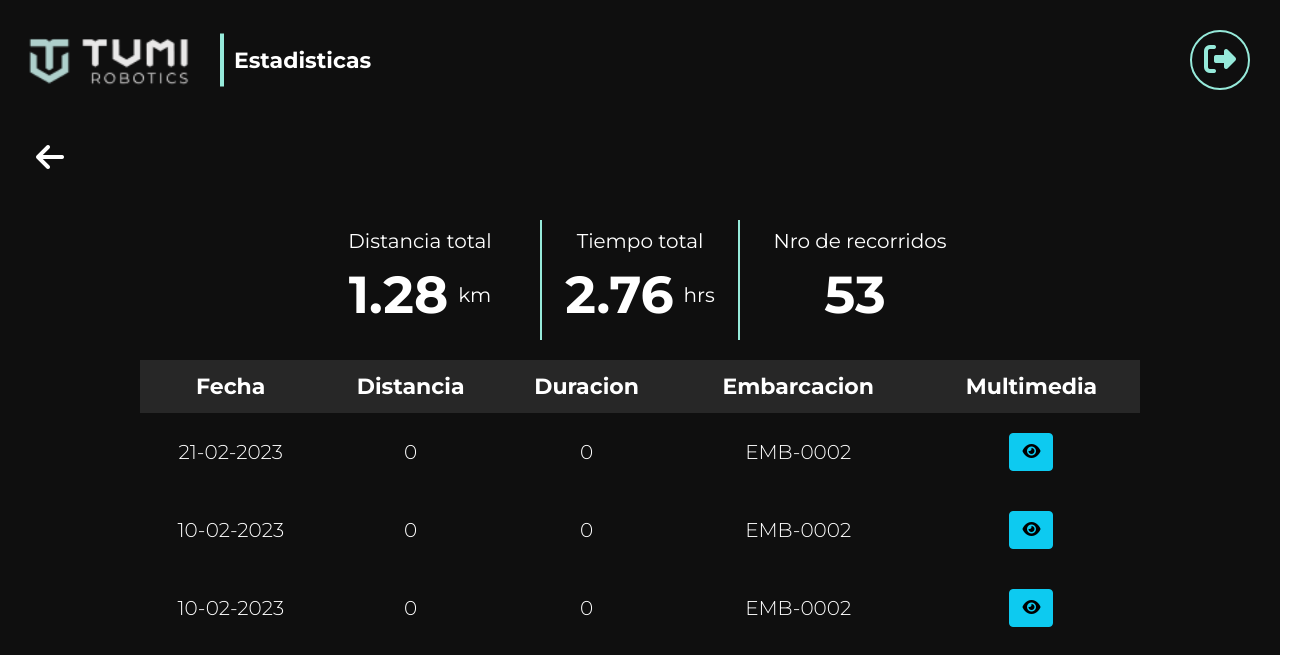
Before: /estadisticas (signed in) with the older database file.
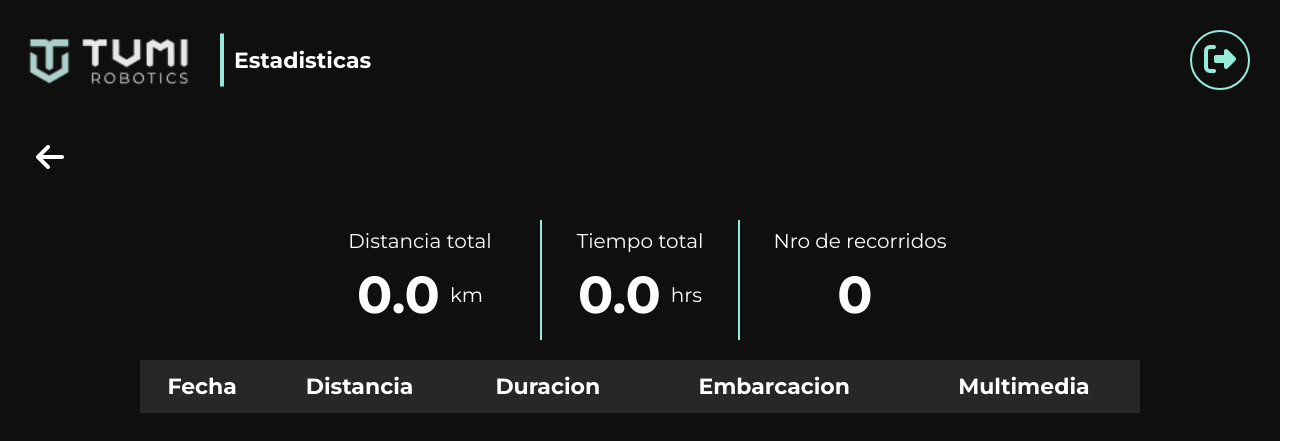
After: the same page with the newer database file.
### robotAnfibio/models.py (models this page shows)
class InspeccionesAnfibio(models.Model):
    codigo_inspeccion = models.CharField(max_length=32, blank=True, null=True)
    ruta_fotos = models.CharField(max_length=128, blank=True, null=True)
    ruta_videos = models.CharField(max_length=128, blank=True, null=True)
    duracion_inspeccion = models.CharField(max_length=128, blank=True, null=True)
    distancia_inspeccion = models.CharField(max_length=128, blank=True, null=True)
    fecha_inspeccion = models.DateTimeField(default=datetime.date.today)
    embarcacion_inspeccion = models.CharField(max_length=128, blank=True, null=True)

### robotAnfibio/views.py (the view)
# urls.py: path('estadisticas',views.estadisticas,name='estadisticas'),
@login_required(login_url='/login')
def estadisticas(request):
    inspecciones = InspeccionesAnfibio.objects.all().order_by('-id')
    distanciaTotal = 0.00
    nroRecorridos = 0
    duracionTotal = 0.00
    nroRecorridos = str(len(inspecciones))
    for inspecion in inspecciones:
        distanciaTotal = distanciaTotal + float(inspecion.distancia_inspeccion)
    distanciaTotal = round(distanciaTotal,2)
    distanciaTotal = str(distanciaTotal)
    for inspecion in inspecciones:
        duracionTotal = duracionTotal + float(inspecion.duracion_inspeccion)
    duracionTotal = round(duracionTotal,2)
    duracionTotal = str(duracionTotal)
    return render(request,'robotAnfibio/estadisticas.html',{
        'inspecciones':inspecciones,
        'distanciaTotal':distanciaTotal,
        'nroRecorridos':nroRecorridos,
        'duracionTotal':duracionTotal,
    })

### robotAnfibio/templates/robotAnfibio/estadisticas.html (shortened to what the changed rows need)
{% extends "base.html" %}
{% load static %}
{% block contenido %}
<div id="app">
    <div class="position-absolute start-0 top-0 appContainerIniciar">
        <div class="position-absolute start-50 top-0 translate-middle-x justify-content-center" style="margin-top:200px;background-color: transparent; width: 700px; height: 160px; display: flex; flex-direction: row;">
            <div style="width: 200px; height: 120px; background-color: transparent; margin-top: 20px; margin-left: 10px; margin-right: 10px; display: flex; flex-direction: column; align-items: center; justify-content: center;">
                <div style="display: flex; flex-direction: row; align-items: center;">
                    <div class="textoEstadistica">
                        {{ distanciaTotal }}
                    </div>
                    <div class="labelEstadistica">
                        km
                    </div>
                </div>
            </div>
            <div style="width: 200px; height: 120px; background-color: transparent; margin-top: 20px; margin-left: 10px; margin-right: 10px; display: flex; flex-direction: column; align-items: center; justify-content: center; border-left: solid 2px #96EADA; border-right: solid 2px #96EADA;">
                <div style="display: flex; flex-direction: row; align-items: center;">
                    <div class="textoEstadistica">
                        {{ duracionTotal }}
                    </div>
                    <div class="labelEstadistica">
                        hrs
                    </div>
                </div>
            </div>
            <div style="width: 200px; height: 120px; background-color: transparent; margin-top: 20px; margin-left: 10px; margin-right: 10px; display: flex; flex-direction: column; align-items: center; justify-content: center;">
                <div style="display: flex; flex-direction: row; align-items: center;">
                    <div class="textoEstadistica">
                        {{ nroRecorridos }}
                    </div>
                </div>
            </div>
        </div>
        <div class="position-absolute top-50 start-50 translate-middle" style="background-color: transparent; width: 1000px; height: 300px; margin-top: 150px; overflow-y: scroll; max-height: 300px;">
            <table class="moreStats_table">
                <thead class="moreStats_table" style="background-color: #272727;">
                    <th style="text-align: center; padding-top: 10px; padding-bottom: 10px;">Fecha</th>
                    <th style="text-align: center;">Distancia</th>
                    <th style="text-align: center;">Duracion</th>
                    <th style="text-align: center;">Embarcacion</th>
                    <th style="text-align: center;">Multimedia</th>
                </thead>
                <tbody class="moreStats_table">
                    {% for inspeccion in inspecciones %}
                    <tr>
                        <td>{{ inspeccion.fecha_inspeccion|date:"d-m-Y" }}</td>
                        <td>{{ inspeccion.distancia_inspeccion }}</td>
                        <td>{{ inspeccion.duracion_inspeccion }}</td>
                        <td>{{ inspeccion.embarcacion_inspeccion }}</td>
                        <td><a style="text-decoration: none;" href="{% url 'robotAnfibio:galeria' inspeccion.id %}"><button class="btn btn-info"><i class="fa-solid fa-eye"></i></button></a></td>
                    </tr>
                    {% endfor %}
                </tbody>
            </table>
        </div>
    </div>
</div>
{% endblock %}

Changed rows visible on the page:
removed InspeccionesAnfibio: fecha_inspeccion "21-02-2023", distancia_inspeccion "0", duracion_inspeccion "0", embarcacion_inspeccion "EMB-0002"
removed InspeccionesAnfibio: fecha_inspeccion "10-02-2023", distancia_inspeccion "0", duracion_inspeccion "0", embarcacion_inspeccion "EMB-0002"
removed InspeccionesAnfibio: fecha_inspeccion "10-02-2023", distancia_inspeccion "0", duracion_inspeccion "0", embarcacion_inspeccion "EMB-0002"
Other visible differences:
{{ distanciaTotal }}: "1.28" → "0.0"
{{ duracionTotal }}: "2.76" → "0.0"
{{ nroRecorridos }}: "53" → "0"
